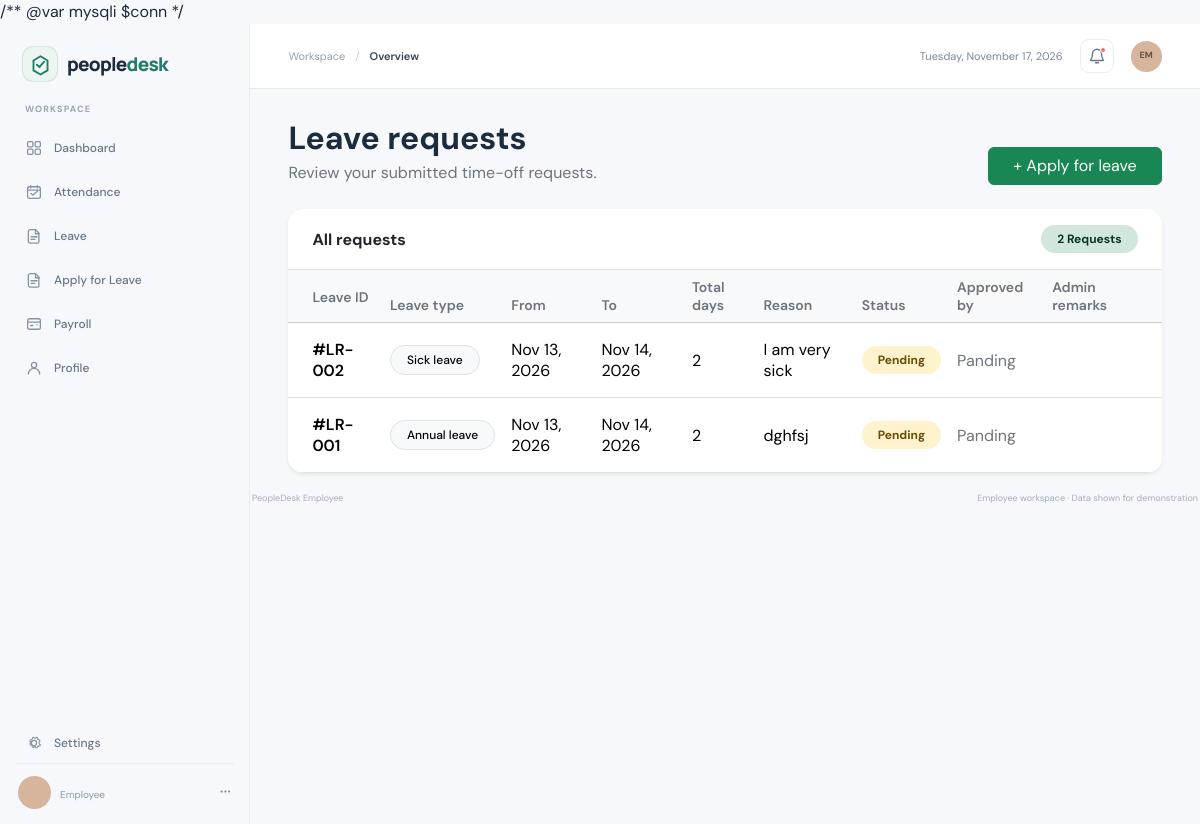
Screenshot of /employee/leave/leave_request.php (signed in) with the database file from the repository.
### tables this page shows
CREATE TABLE `leave_requests` (
  `leave_id` int NOT NULL,
  `employee_id` int NOT NULL,
  `leave_reason` varchar(200) NOT NULL,
  `leave_type` varchar(50) NOT NULL,
  `start_date` date NOT NULL,
  `end_date` date NOT NULL,
  `total_days` int NOT NULL,
  `status` varchar(20) NOT NULL,
  `approved_by` varchar(50) NOT NULL,
  `admin_remarks` varchar(200) DEFAULT NULL
);

### employee/leave/leave_request.php (the view, shortened to what this page needs)
<?php
include_once("../../config/db.php");
$empId = (int) $_SESSION['employee_id'];
$data = $conn -> query("SELECT * FROM leave_requests WHERE employee_id = $empId ORDER BY leave_id DESC");
$countData = $data -> num_rows;
?>
<!doctype html>
<html lang="en">
<head>
    <link href="https://cdn.jsdelivr.net/npm/bootstrap@5.3.3/dist/css/bootstrap.min.css" rel="stylesheet">
    <link rel="stylesheet" href="../../assets/admin.css">
</head>
<body>
    <div class="app-shell">
        <?php
            include_once('../includes/sidebar.php')
        ?>
        <main class="main-content">
            <?php
                include_once('../includes/topbar.php')
            ?>
            <div class="dashboard-content">
                <div class="d-flex flex-column flex-sm-row align-items-sm-end justify-content-between gap-3 mb-4">
                    <div>
                        <h1 class="h2 fw-bold mb-1">Leave requests</h1>
                        <p class="text-secondary mb-0">Review your submitted time-off requests.</p>
                    </div>
                    <a class="btn btn-success px-4" href="applyLeave.php">+ Apply for leave</a>
                </div>
                <div class="card border-0 shadow-sm rounded-4 overflow-hidden">
                    <div class="card-header bg-white border-bottom d-flex align-items-center justify-content-between px-4 py-3">
                        <h2 class="h6 fw-bold mb-0">All requests</h2>
                        <span class="badge rounded-pill bg-success-subtle text-success-emphasis px-3 py-2"><?php echo $countData; ?> Requests</span>
                    </div>
                    <div class="table-responsive">
                        <table class="table table-hover align-middle mb-0">
                            <thead class="table-light">
                                <tr>
                                    <th class="ps-4 py-3 text-secondary fw-semibold small">Leave ID</th>
                                    <th class="text-secondary fw-semibold small">Leave type</th>
                                    <th class="text-secondary fw-semibold small">From</th>
                                    <th class="text-secondary fw-semibold small">To</th>
                                    <th class="text-secondary fw-semibold small">Total days</th>
                                    <th class="text-secondary fw-semibold small">Reason</th>
                                    <th class="text-secondary fw-semibold small">Status</th>
                                    <th class="text-secondary fw-semibold small">Approved by</th>
                                    <th class="pe-4 text-secondary fw-semibold small">Admin remarks</th>
                                </tr>
                            </thead>
                                <tbody>
                                    <?php
                                        while ($leave = $data -> fetch_assoc()) {
                                            $badge = 'bg-warning-subtle text-warning-emphasis';
                                    ?>
                                        <tr>
                                            <td class="ps-4 py-3 fw-semibold">#LR-<?php echo str_pad($leave['leave_id'], 3, '0', STR_PAD_LEFT) ?></td>
                                            <td><span class="badge rounded-pill text-bg-light border fw-medium px-3 py-2"><?php echo ucfirst($leave['leave_type']) ?> leave</span></td>
                                            <td><?php echo date('M d, Y', strtotime($leave['start_date'])) ?></td>
                                            <td><?php echo date('M d, Y', strtotime($leave['end_date'])) ?></td>
                                            <td><?php echo $leave['total_days'] ?></td>
                                            <td><?php echo htmlspecialchars($leave['leave_reason']) ?></td>
                                            <td><span class="badge rounded-pill <?php echo $badge ?> px-3 py-2"><?php echo $leave['status'] ?></span></td>
                                            <td class="text-secondary"><?php echo $leave['approved_by'] ?? '—' ?></td>
                                            <td class="pe-4 text-secondary"><?php echo $leave['admin_remarks'] ?? 'Awaiting review' ?></td>
                                        </tr>
                                    <?php } ?>
                                </tbody>
                        </table>
                    </div>
                </div>
            </div>
            <?php include_once("../includes/footer.php") ?>
        </main>
    </div>
</body>
</html>

### assets/admin.css (style rules this page uses)
:root { --admin-ink: #1d2b3f; --admin-muted: #8290a1; --admin-line: #e9edf2; --admin-green: #237b6d; --admin-green-dark: #176557; --admin-bg: #f6f8fb; }
* { box-sizing: border-box; }
body { min-width: 320px; margin: 0; color: var(--admin-ink); background: var(--admin-bg); font-family: "DM Sans", sans-serif; -webkit-font-smoothing: antialiased; }
.app-shell { display: flex; min-height: 100vh; }
.main-content { min-width: 0; flex: 1 1 auto; }
.dashboard-content { width: min(100%, 1500px); margin: 0 auto; padding: 30px clamp(20px, 3.2vw, 48px) 18px; }

### rows the page displays
leave_requests: leave_id "002", leave_type "Sick", start_date "Nov 13, 2026", end_date "Nov 14, 2026", total_days "2", leave_reason "I am very sick", status "Pending", approved_by "Panding"
leave_requests: leave_id "001", leave_type "Annual", start_date "Nov 13, 2026", end_date "Nov 14, 2026", total_days "2", leave_reason "dghfsj", status "Pending", approved_by "Panding"

### other values shown
$pageTitle "Overview"
$userInitials "EM"
$countData "2"
